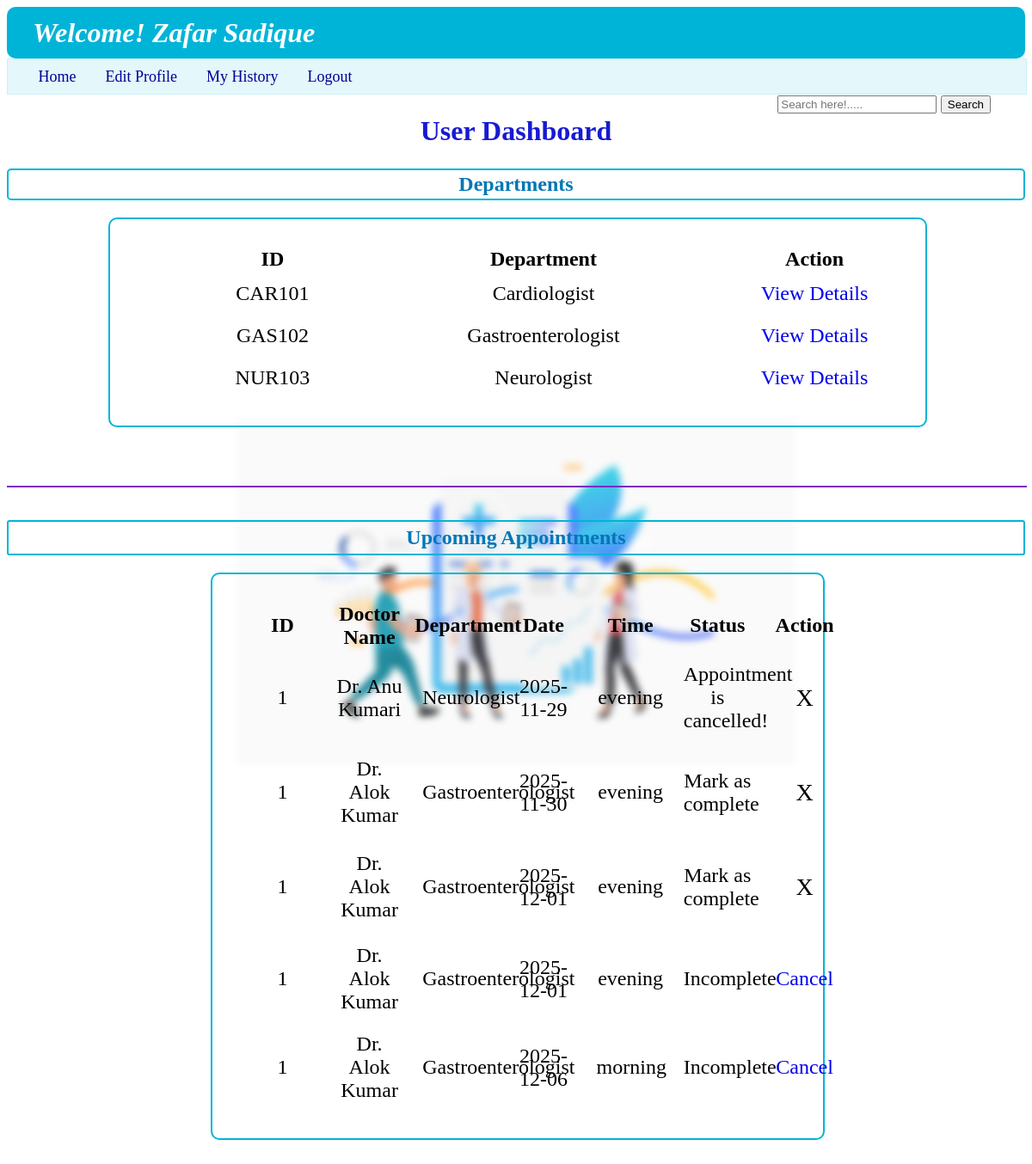
Page /user/1 on the committed database.
### backend/models.py (models this page shows)
class User_Info(db.Model):
    __tablename__ = "user_info"
    id=db.Column(db.Integer,primary_key=True,autoincrement=True)
    full_name=db.Column(db.String,nullable=False)
    email=db.Column(db.String,unique=True,nullable=False)
    password=db.Column(db.String,nullable=False)
    role=db.Column(db.Integer,default=1)
    is_blacklist=db.Column(db.Integer,default=0)
    appointments=db.relationship("Appointments",cascade="all,delete",backref="user_info",lazy=True)

class Department(db.Model):
    __tablename__ = "department"
    id=db.Column(db.String,primary_key=True,nullable=False)
    specialization=db.Column(db.String,nullable=False)
    description=db.Column(db.String,nullable=False)
    doctor=db.relationship("Doctor_Info",cascade="all,delete",backref="department",lazy=True)

class Appointments(db.Model):
    __tablename__ = "appointments"
    id=db.Column(db.Integer,primary_key=True)
    user_id=db.Column(db.Integer,db.ForeignKey("user_info.id"),nullable=False)
    doctor_id=db.Column(db.Integer,db.ForeignKey("doctor_info.id"),nullable=False)
    date=db.Column(db.Date,nullable=False)
    time_slot=db.Column(db.String,nullable=False)
    vist_type=db.Column(db.String,nullable=True)#please correct typo vist-> visit
    status=db.Column (db.String,nullable=False,default="Incomplete")
    diagnosis=db.Column(db.String,nullable=True)
    prescription=db.Column(db.String,nullable=True)
    test_done=db.Column(db.String,nullable=True)
    medicines=db.Column(db.String,nullable=True)

class Doctor_Info(db.Model):
    __tablename__ = "doctor_info"
    id=db.Column(db.Integer,primary_key=True)
    full_name=db.Column(db.String,nullable=False)
    email=db.Column(db.String,unique=True,nullable=False)
    password=db.Column(db.String,nullable=False)
    dept_id=db.Column(db.String,db.ForeignKey("department.id"),nullable=False)
    experience=db.Column(db.Integer,nullable=False)
    bio=db.Column(db.String,nullable=False)
    is_blacklist=db.Column(db.Integer,default=0)
    appointments=db.relationship("Appointments",cascade="all,delete",backref="doctor_info",lazy=True)
    availability=db.relationship("Availability",cascade="all,delete",backref="doctor_info",lazy=True)

### backend/controllers.py (the view)
@app.route("/user/<u_id>")
def user_dashboard(u_id):
    u_id = int(u_id)
    name=u_get(u_id,"name","user")
    dept=all_departments()
    usr=User_Info.query.filter_by(id=u_id).first()
    appoin=Appointments.query.filter_by(user_id=u_id).all()
    return render_template("user_dashboard.html",usern=name,department_list=dept,appointments=appoin,pop_up="",u_id=u_id,usr=usr)

### backend/controllers.py (called while the page is built)
def u_get(u_id, operation,who_m):
    u = User_Info.query.filter_by(id=u_id,role=1).first()
    d = Doctor_Info.query.filter_by(id=u_id).first()
    if who_m=="doctor" and d:
        if operation == "name":
            return d.full_name
        elif operation == "email":
            return d.email
    elif who_m=="user" and u:
        if operation == "name":
            return u.full_name
        elif operation == "email":
            return u.email
    return "No name"

def all_departments():
    dept=Department.query.all()
    return dept

### templates/user_dashboard.html (shortened to what this page needs)
{%extends "user_layout.html"%}
{%block content%}
    {%if usr.is_blacklist!=0%}
    <h1 style="font-weight: bolder; color:red; margin: 15% 30% 30% 30%;">You Are Blocked From Our Website. Please! Contact Hospital Administrative</h1>
    {%else%}
            <span class="nav_a" style="position: absolute; right: 10px;">
                <form action="/user_dashboard_search_bar/{{u_id}}" method="POST">
                    <input type="text" id="search_by_name" name="search_by_name" placeholder="Search here!.....">
                    <button type="submit">Search</button>
                </form>
            </span>
    <h1 style="text-align: center; font-weight: bold; padding: 3px; color: rgb(23, 26, 209);">User Dashboard</h1>
    <h2 style="text-align: center; font-weight: bold; border: 2px solid rgb(0, 180, 216);padding: 3px; color: rgb(0,119,182); border-radius: 5px; ">Departments</h2>
    {%if department_list%}
    <div class="login_panel" style="width: 80%; margin-left: 10%;">
        <table class="table_user_dashboard">
            <thead style="margin: 10px;">
                <th>ID</th>
                <th>Department</th>
                <th>Action</th>
            </thead>
            <tbody>
                {%for dept in department_list%}
                <tr>
                    <td>{{dept.id}}</td>
                    <td>{{dept.specialization}}</td>
                    <td><a href="{{url_for('department_details',u_id=u_id,d_id=dept.id)}}" type="button">View Details</a></td>
                </tr>
                {%endfor%}
            </tbody>
        </table>
        {%else%}
        <h3>---Not Available---</h3>
        {%endif%}
    </div>
    <br>
    <hr style="border: 1px solid rgb(123,44,191); width: 100%; margin: 0px;">
    <br>
    <h2 style="text-align: center; font-weight: bold; border: 2px solid rgb(0, 180, 216); color: rgb(0,119,182); border-radius: 3px; padding: 5px; ">Upcoming Appointments</h2>
    {%if appointments%}
    <div class="login_panel" style="margin-bottom: 50px;">
        <table class="table_user_dashboard">
            <thead style="margin: 10px;">
                <th>ID</th>
                <th>Doctor Name</th>
                <th>Department</th>
                <th>Date</th>
                <th>Time</th>
                <th>Status</th>
                <th>Action </th>
            </thead>
            <tbody>
                {%for ap in appointments%}
                <tr>
                    <td>{{ap.user_id}}</td>
                    <td>{{ap.doctor_info.full_name}}</td>
                    <td>{{ap.doctor_info.department.specialization}}</td>
                    <td>{{ap.date}}</td>
                    <td>{{ap.time_slot}}</td>
                    <td>{{ap.status}}</td>
                    {%if ap.status=="Incomplete"%}
                    <td><a href="/user_appoin_cancel/{{ap.id}}/{{ap.user_id}}" type="button">Cancel</a></td>
                    {%else%}
                    <td><h3 style="display: inline-block; font-weight: lighter;">X</h3></td>
                    {%endif%}
                </tr>
                {%endfor%}
            </tbody>
        </table>
        {%else%}
        <h3>---No Upcoming Appointments are available---</h3>
        {%endif%}
    </div>
    {%endif%}
{%endblock%}

### templates/user_layout.html (shortened to what this page needs)
<!DOCTYPE html>
<html lang="en">
<head>
    <link rel="stylesheet" href="/static/style.css">
</head>
<body style="background-image: url('/static/image/4950247_19834.svg');">
    <header>
        <div>
            <h1 class="wel"><i><b>Welcome! {{usern}}</b></i></h1>
        </div>
        <nav class="nav">
            <a class="nav_a" href="{{url_for('user_dashboard',u_id=u_id)}}" style="margin-left: 3%;">Home</a>
            <a class="nav_a" href="/edit_user_profile/{{u_id}}">Edit Profile</a>
            <a class="nav_a" href="/user_hist/{{u_id}}">My History</a>
            <a class="nav_a" href="/login">Logout</a>
        </nav>
    </header>
    {%block content%}
    {%endblock%}
</body>
</html>

### static/style.css (style rules this page uses)
body { background-image: url("https://static.vecteezy.com/system/resources/thumbnails/002/072/163/small_2x/doctor-injecting-coronavirus-vaccine-to-a-patient-concept-free-vector.jpg"); background-repeat: no-repeat; background-size: 650px 650px; background-position: center; background-attachment: fixed; filter: saturate(1.0); z-index: -4; backdrop-filter: blur(4px); }
.wel { height: 60px; align-content: center; color: white; background-color: rgb(0, 180, 216); border-radius: 10px; margin: 0px; padding-left: 30px; }
.login_panel { height: auto; width: 60%; margin: 10px 20% 40px 20%; border: 2px double rgb(0, 180, 216); border-radius: 10px; }
.nav { height: 40px; width: 100%; background-color: rgba(202,240,248,0.5); border: 1px solid rgb(202, 240, 248); align-content: center; }
.nav_a { color: rgb(0,0,150); font-size: large; margin-right: 30px; text-decoration: none; }
.table_user_dashboard { align-content: center; margin: 30px; font-size: x-large; }
table { width: 100%; table-layout: fixed; }
td { text-align: center; padding: 10px; }
a { text-decoration: none; }

### rows in the picture
User_Info: full_name "Zafar Sadique"
Department: id "CAR101", specialization "Cardiologist"
Department: id "GAS102", specialization "Gastroenterologist"
Department: id "NUR103", specialization "Neurologist"
Appointments: user_id "1", doctor_info.full_name "Dr. Anu Kumari", doctor_info.department.specialization "Neurologist", date "2025-11-29", time_slot "evening", status "Appointment is cancelled!", shows "X"
Appointments: user_id "1", doctor_info.full_name "Dr. Alok Kumar", doctor_info.department.specialization "Gastroenterologist", date "2025-11-30", time_slot "evening", status "Mark as complete", shows "X"
Appointments: user_id "1", doctor_info.full_name "Dr. Alok Kumar", doctor_info.department.specialization "Gastroenterologist", date "2025-12-01", time_slot "evening", status "Mark as complete", shows "X"
Appointments: user_id "1", doctor_info.full_name "Dr. Alok Kumar", doctor_info.department.specialization "Gastroenterologist", date "2025-12-01", time_slot "evening", status "Incomplete"
Appointments: user_id "1", doctor_info.full_name "Dr. Alok Kumar", doctor_info.department.specialization "Gastroenterologist", date "2025-12-06", time_slot "morning", status "Incomplete"
